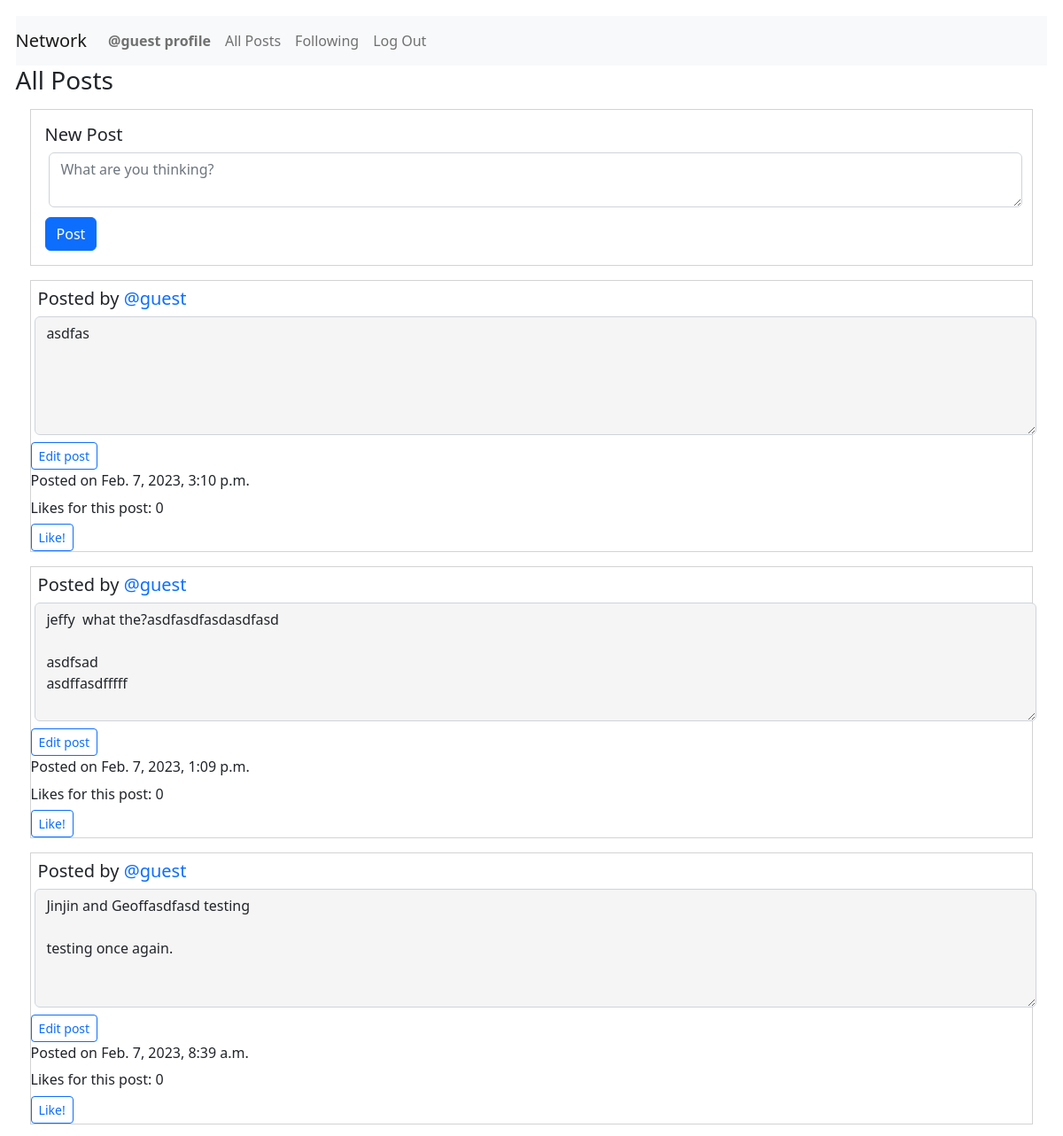
The app's page /allPosts (signed in, upper part), older data.
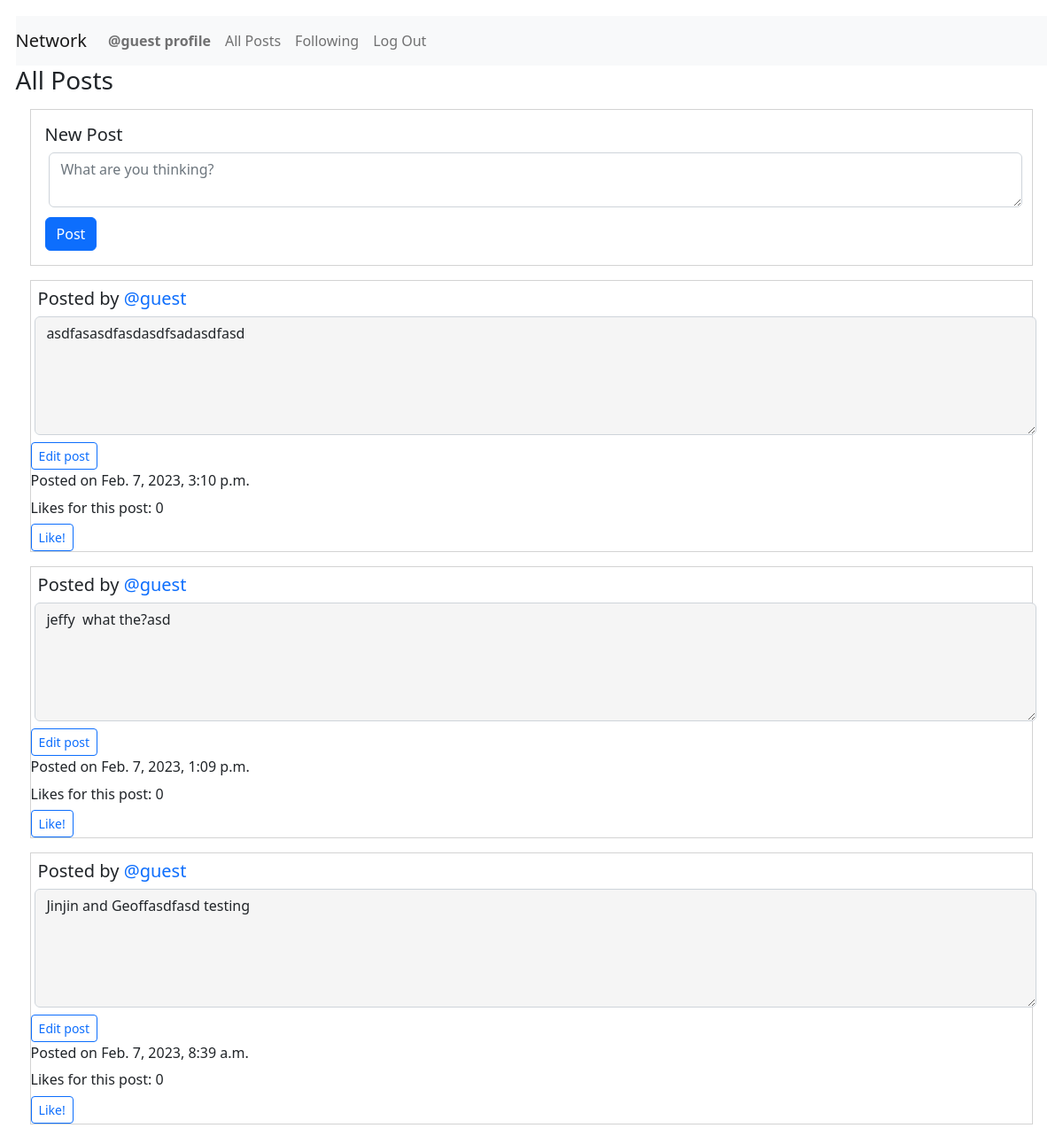
The same page, newer data.
### network/models.py (models this page shows, shortened)
class Posts(models.Model):
    creator = models.ForeignKey(
        User, on_delete=models.PROTECT, related_name="get_creator", blank=False)
    content = models.TextField(max_length=600)
    createdDate = models.DateTimeField(auto_now_add=True)
    likedUser = models.ManyToManyField(
        User, blank=True, related_name="get_liked_users")
    numberLikes = models.IntegerField(blank=True, default=0)

class User(AbstractUser):
    pass

### network/views.py (the view)
# urls.py: path("allPosts", views.djangoAllPosts, name="djangoAllPosts"),
@login_required
def djangoAllPosts(request):
    print("In DjangoAllPosts")
    postings = Posts.objects.filter().order_by('-createdDate')
    return render(request, "network/allPosts.html", {"postings": postings})

### network/templates/network/allPosts.html (shortened to what this page needs)
{% extends "network/layout.html" %}
{% load static %}
{% block body %}
<div id="post-view">
    <h3>All Posts</h3>
    <div id="posty">
        <form id="post-form" action="{% url 'saveDjangoNewPost' %}" method="post">
            <h5>New Post</h5>
            <textarea class="form-control" id="post-body" placeholder="What are you thinking?"
                name="postContent"></textarea>
            <input type="submit" id="post-button" class="btn btn-primary" value="Post" />
        </form>
    </div>
    {% for post in postings %}
    <div id="allPostings">
        <div class="post{{forloop.counter0}}">
            <h5 class="creator">Posted by <a
                    href="{% url 'getProfile' post.creator.username %}">{{post.creator.username}}</a></h5><textarea
                class="form-control content{{forloop.counter0}}" id="readonlyContent{{forloop.counter0}}" rows="5"
                readonly="true">{{post.content}}</textarea>
            {% if post.creator.username == user.username %}
            <button class="btn btn-sm btn-outline-primary edit{{forloop.counter0}}" id="editButton{{forloop.counter0}}"
                onclick="editPost('{{post.id}}')">Edit post</button>
            {% endif %}
            <p class="timestamp{{forloop.counter0}}">Posted on {{post.createdDate}}</p>
            <p class="numberLikes{{forloop.counter0}}">Likes for this post: {{post.numberLikes}}</p>
            <button class="btn btn-sm btn-outline-primary likeButton{{forloop.counter0}}"
                id="likeButton{{forloop.counter0}}"
                onclick="likePost('{{post.id}}, {{post.creator.username}}, {{user.username}}')">Like!</button>
        </div>
    </div>
    {% endfor %}
</div>
{% endblock %}

Row changes from the older to the newer data that the page shows:
changed Posts: content "asdfas" → "asdfasasdfasdasdfsadasdfasd"
changed Posts: content "jeffy what the?asdfasdfasdasdfasd asdfsad asdffasdfffff" → "jeffy what the?asd"
changed Posts: content "Jinjin and Geoffasdfasd testing testing once again." → "Jinjin and Geoffasdfasd testing"
